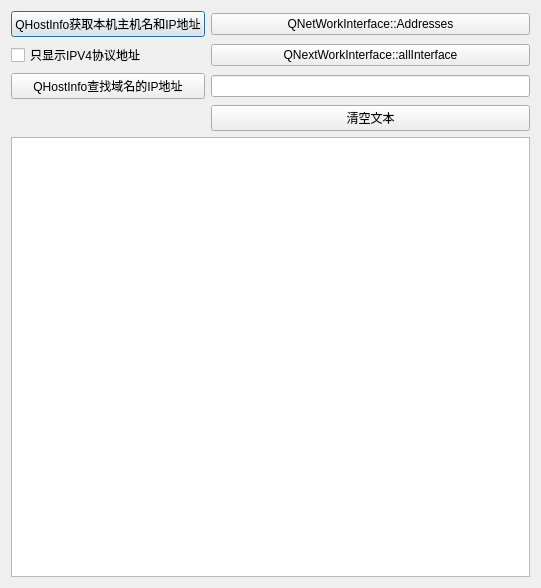
<?xml version="1.0" encoding="UTF-8"?>
<ui version="4.0">
 <class>Dialog</class>
 <widget class="QDialog" name="Dialog">
  <property name="geometry">
   <rect>
    <x>0</x>
    <y>0</y>
    <width>541</width>
    <height>588</height>
   </rect>
  </property>
  <property name="windowTitle">
   <string>Dialog</string>
  </property>
  <layout class="QGridLayout" name="gridLayout">
   <item row="0" column="0">
    <widget class="QPushButton" name="btnGetLocal">
     <property name="text">
      <string>QHostInfo获取本机主机名和IP地址</string>
     </property>
    </widget>
   </item>
   <item row="0" column="1">
    <widget class="QPushButton" name="btnAllAddresses">
     <property name="text">
      <string>QNetWorkInterface::Addresses</string>
     </property>
    </widget>
   </item>
   <item row="1" column="0">
    <widget class="QCheckBox" name="ckbIPv4Only">
     <property name="text">
      <string>只显示IPV4协议地址</string>
     </property>
    </widget>
   </item>
   <item row="1" column="1">
    <widget class="QPushButton" name="btnAllInterfaces">
     <property name="text">
      <string>QNextWorkInterface::allInterface</string>
     </property>
    </widget>
   </item>
   <item row="2" column="0">
    <widget class="QPushButton" name="btnLookup">
     <property name="text">
      <string>QHostInfo查找域名的IP地址</string>
     </property>
    </widget>
   </item>
   <item row="2" column="1">
    <widget class="QLineEdit" name="editLookup"/>
   </item>
   <item row="3" column="1">
    <widget class="QPushButton" name="btnTextClear">
     <property name="text">
      <string>清空文本</string>
     </property>
    </widget>
   </item>
   <item row="4" column="0" colspan="2">
    <widget class="QPlainTextEdit" name="plainTextEdit"/>
   </item>
  </layout>
 </widget>
 <resources/>
 <connections/>
</ui>
